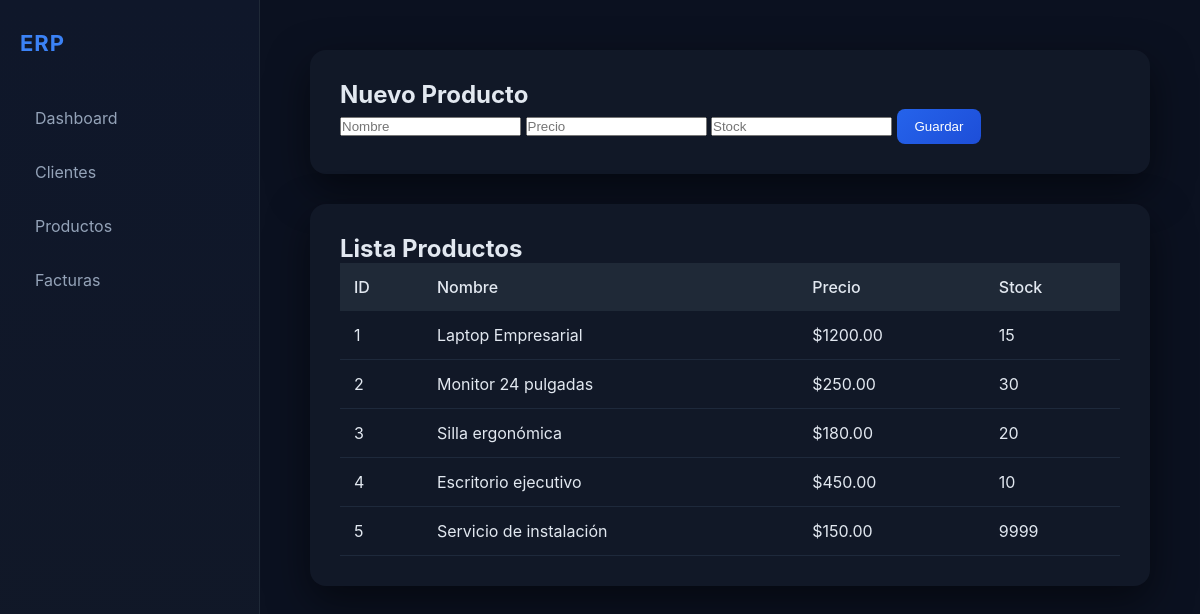
The page /productos on the database its author committed.
### tables this page shows
CREATE TABLE productos (
    id INT UNSIGNED AUTO_INCREMENT PRIMARY KEY,
    categoria_id INT UNSIGNED,
    proveedor_id INT UNSIGNED,
    nombre VARCHAR(150) NOT NULL,
    descripcion TEXT,
    precio DECIMAL(10,2) NOT NULL,
    stock INT DEFAULT 0,
    activo BOOLEAN DEFAULT TRUE,
    creado_en TIMESTAMP DEFAULT CURRENT_TIMESTAMP,
    actualizado_en TIMESTAMP DEFAULT CURRENT_TIMESTAMP ON UPDATE CURRENT_TIMESTAMP,
    
    FOREIGN KEY (categoria_id) REFERENCES categorias(id)
        ON DELETE SET NULL
        ON UPDATE CASCADE,
        
    FOREIGN KEY (proveedor_id) REFERENCES proveedores(id)
        ON DELETE SET NULL
        ON UPDATE CASCADE,
        
    INDEX idx_nombre (nombre),
    INDEX idx_precio (precio)
);

### controllers/ProductoController.php (called while the page is built, shortened)
<?php
require_once 'models/Producto.php';
class ProductoController
{
    private $productoModel;
    public function __construct($db)
    {
        $config = require 'config/config.php';
        $this->productoModel = new Producto($config);
    }
public function index()
{
    $productos = $this->productoModel->all();
    require 'views/layout.php';
}
}

### index.php (called while the page is built, shortened)
<?php
$config = require 'config/config.php';
require_once 'core/danielcreux.php';
require_once 'core/Router.php';
require_once 'controllers/ProductoController.php';
require_once 'controllers/FacturaController.php';
$db = danielcreux::getInstance($config);
$router = new Router();
$router->get('/', fn() => (new DashboardController($db))->index());
$router->get('/clientes', fn() => (new ClienteController($db))->index());
$router->get('/productos', fn() => (new ProductoController($db))->index());
$router->get('/facturas', fn() => (new FacturaController($db))->index());
$router->post('/productos', fn() => (new ProductoController($db))->index());
$router->dispatch($_SERVER['REQUEST_URI']);

### config/config.php (called while the page is built)
<?php
return [
    'host' => 'localhost',
    'dbname' => 'empresa',
    'user' => 'root',
    'password' => '',
];

### core/danielcreux.php (called while the page is built, shortened)
<?php
class danielcreux
{
    private static $instance = null;
    private $pdo;
    private function __construct($config)
    {
        $dsn = "mysql:host={$config['host']};dbname={$config['dbname']};charset=utf8mb4";
        $this->pdo = new PDO($dsn, $config['user'], $config['password'], [
            PDO::ATTR_ERRMODE => PDO::ERRMODE_EXCEPTION,
            PDO::ATTR_DEFAULT_FETCH_MODE => PDO::FETCH_ASSOC
        ]);
    }
    public static function getInstance($config)
    {
        if (self::$instance === null) {
            self::$instance = new self($config);
        }
        return self::$instance;
    }
    public function query($sql, $params = [])
    {
        $stmt = $this->pdo->prepare($sql);
        $stmt->execute($params);
        return $stmt;
    }
    public function fetchAll($sql, $params = [])
    {
        return $this->query($sql, $params)->fetchAll();
    }
}

### models/Producto.php (called while the page is built, shortened)
<?php
require_once 'core/danielcreux.php';
class Producto
{
    private $db;
    public function __construct($config)
    {
        $this->db = danielcreux::getInstance($config);
    }
    public function all()
    {
        return $this->db->fetchAll("
            SELECT p.*, c.nombre as categoria
            FROM productos p
            LEFT JOIN categorias c ON p.categoria_id = c.id
            WHERE p.activo = 1
        ");
    }
}

### views/productos.php (the view)
<div class="card">
    <h2>Nuevo Producto</h2>
    <form method="POST">
        <input type="text" name="nombre" placeholder="Nombre" required>
        <input type="number" step="0.01" name="precio" placeholder="Precio" required>
        <input type="number" name="stock" placeholder="Stock" required>
        <button type="submit">Guardar</button>
    </form>
</div>
<div class="card">
    <h2>Lista Productos</h2>
    <table>
        <tr>
            <th>ID</th>
            <th>Nombre</th>
            <th>Precio</th>
            <th>Stock</th>
        </tr>
        <?php foreach ($productos as $p): ?>
        <tr>
            <td><?= $p['id'] ?></td>
            <td><?= $p['nombre'] ?></td>
            <td>$<?= $p['precio'] ?></td>
            <td><?= $p['stock'] ?></td>
        </tr>
        <?php endforeach; ?>
    </table>
</div>

### core/Router.php
<?php
class Router
{
    private array $routes = [];
    private string $basePath;
    public function __construct()
    {
        $this->basePath = '/ERP-empresa';
    }
    public function get(string $path, callable $callback)
    {
        $this->routes['GET'][$this->normalize($path)] = $callback;
    }
     public function post(string $path, callable $callback)
    {
        $this->routes['POST'][$this->normalize($path)] = $callback;
    }
    public function dispatch(string $uri)
    {
        $method = $_SERVER['REQUEST_METHOD'];
        $path = parse_url($uri, PHP_URL_PATH);
        if (strpos($path, $this->basePath) === 0) {
            $path = substr($path, strlen($this->basePath));
        }
        $path = $this->normalize($path);
        if (isset($this->routes[$method][$path])) {
            $this->routes[$method][$path]();
        } else {
            http_response_code(404);
            echo "<h1 style='color:white;background:#0f172a;padding:40px'>404 - Ruta no encontrada</h1>";
        }
    }
    private function normalize(string $path): string
    {
        $path = rtrim($path, '/');
        if ($path === '') {
            $path = '/';
        }
        return $path;
    }
}

### views/layout.php (shortened to what this page needs)
<!DOCTYPE html>
<html lang="es">
<head>
<link rel="stylesheet" href="/ERP-empresa/assets/css/dark-theme.css">
</head>
<body>
<aside class="sidebar">
    <h1>ERP</h1>
    <a href="/ERP-empresa/">Dashboard</a>
    <a href="/ERP-empresa/clientes">Clientes</a>
    <a href="/ERP-empresa/productos">Productos</a>
    <a href="/ERP-empresa/facturas">Facturas</a>
</aside>
<main class="content">
    <?php require $viewFile; ?>
</main>
</body>
</html>

### assets/css/dark-theme.css (style rules this page uses)
* { margin: 0; padding: 0; box-sizing: border-box; }
body { display: flex; font-family: "Inter", sans-serif; background: #0b1120; color: #e2e8f0; min-height: 100vh; }
.sidebar { width: 260px; background: linear-gradient(180deg,#0f172a,#111827); padding: 30px 20px; display: flex; flex-direction: column; border-right: 1px solid #1f2937; }
.sidebar h1 { color: #3b82f6; margin-bottom: 40px; font-size: 22px; letter-spacing: 1px; }
.sidebar a { text-decoration: none; color: #94a3b8; padding: 12px 15px; border-radius: 10px; margin-bottom: 10px; transition: 0.3s ease; }
.content { flex: 1; padding: 50px; }
.card { background: #111827; padding: 30px; border-radius: 16px; box-shadow: 0 15px 40px rgba(0,0,0,0.5); margin-bottom: 30px; transition: 0.3s ease; }
table { width: 100%; border-collapse: collapse; }
th { text-align: left; padding: 14px; background: #1f2937; font-weight: 500; }
td { padding: 14px; border-bottom: 1px solid #1e293b; }
button { background: linear-gradient(135deg,#2563eb,#1d4ed8); border: none; padding: 10px 18px; border-radius: 8px; color: white; cursor: pointer; transition: 0.3s ease; }

### rows shown on the page
productos: id "1", nombre "Laptop Empresarial", precio "1200.00", stock "15"
productos: id "2", nombre "Monitor 24 pulgadas", precio "250.00", stock "30"
productos: id "3", nombre "Silla ergonómica", precio "180.00", stock "20"
productos: id "4", nombre "Escritorio ejecutivo", precio "450.00", stock "10"
productos: id "5", nombre "Servicio de instalación", precio "150.00", stock "9999"
